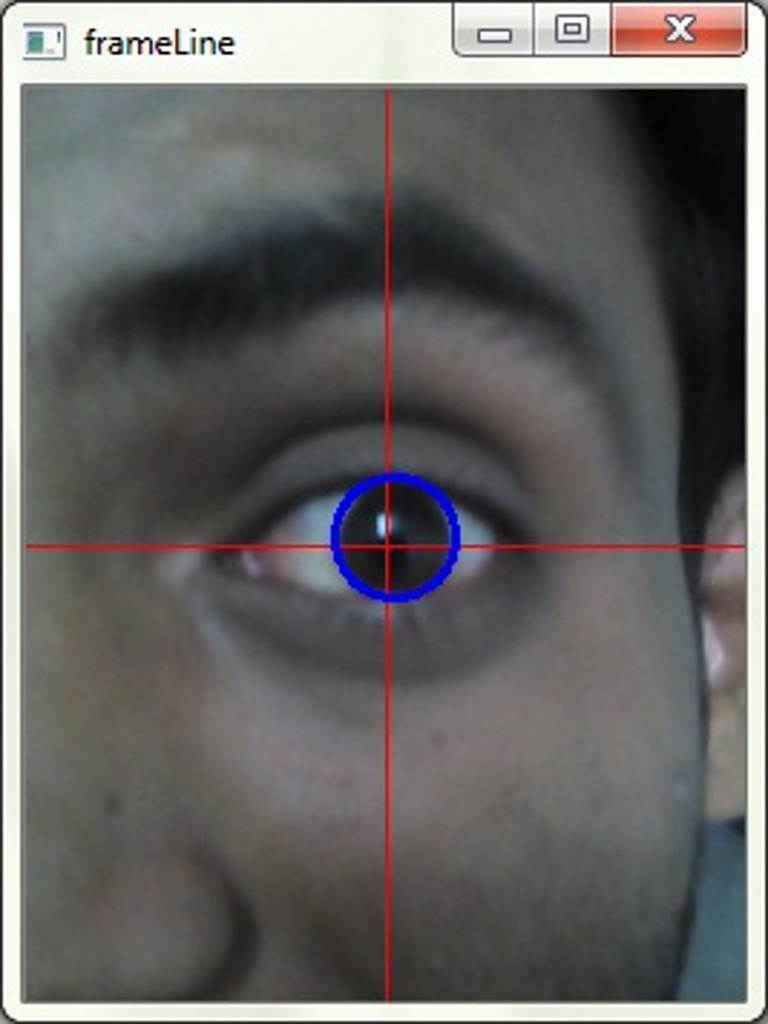
#> input picture images/image1.jpg, 768 x 1024 px
$ python paste_image.py
#> lines starting #> are read from the running program, lines starting #| are printed output that depends on the picture
import cv2

img1 = cv2.imread('images/image1.jpg')
#> img1 is the input picture: shape (1024, 768, 3); mean B, G, R 101.9, 102.6, 103.8
img2 = cv2.imread('images/image2.jpg')
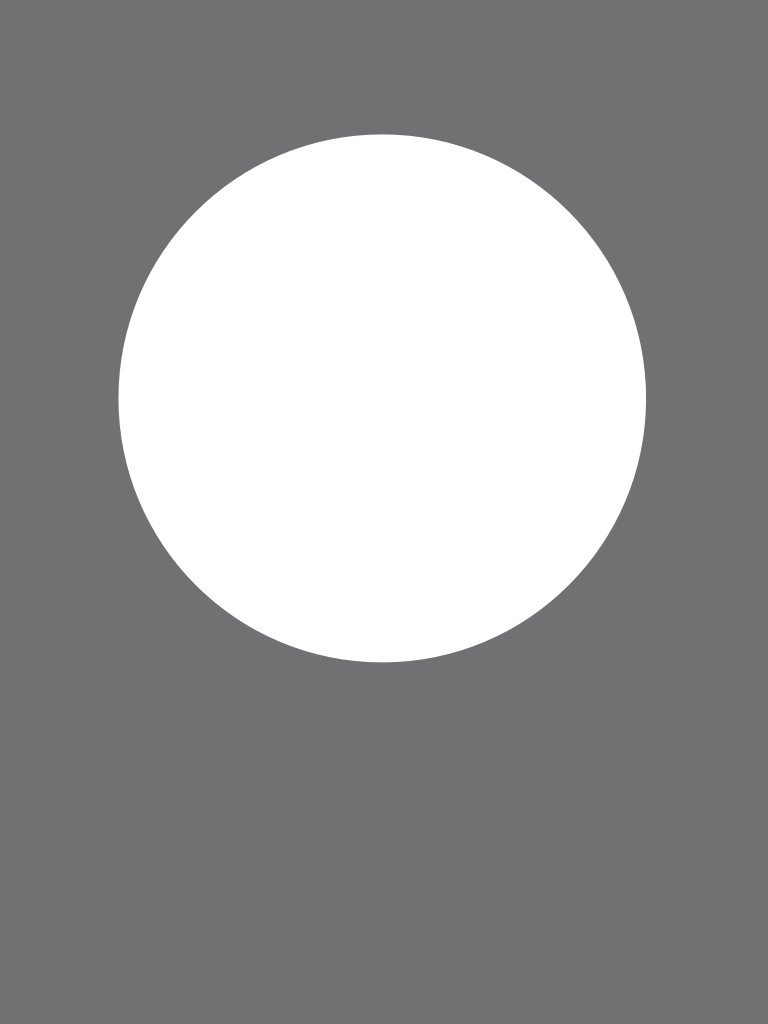
#> input picture images/image2.jpg, 768 x 1024 px
#> img2 is the input picture: shape (1024, 768, 3); mean B, G, R 153.9, 152.5, 152.5


paste_image = cv2.add(img1, img2)
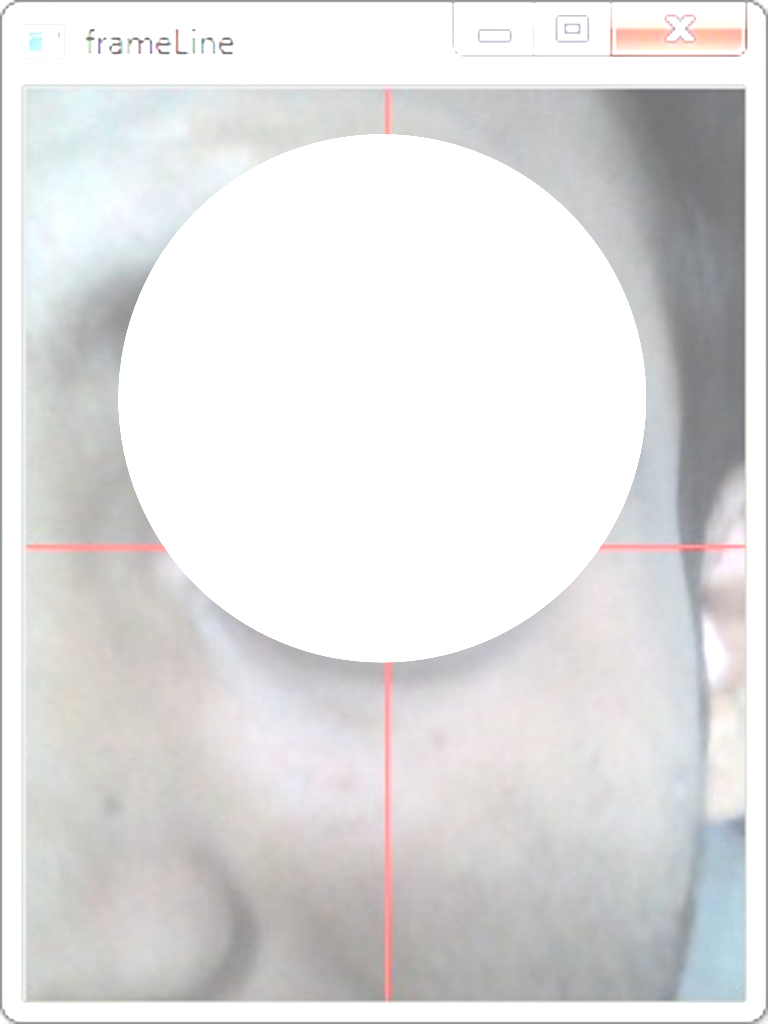
#> paste_image: shape (1024, 768, 3); mean B, G, R 223.5, 223.4, 223.8

cv2.imshow('paste image', paste_image)
cv2.waitKey(0)
